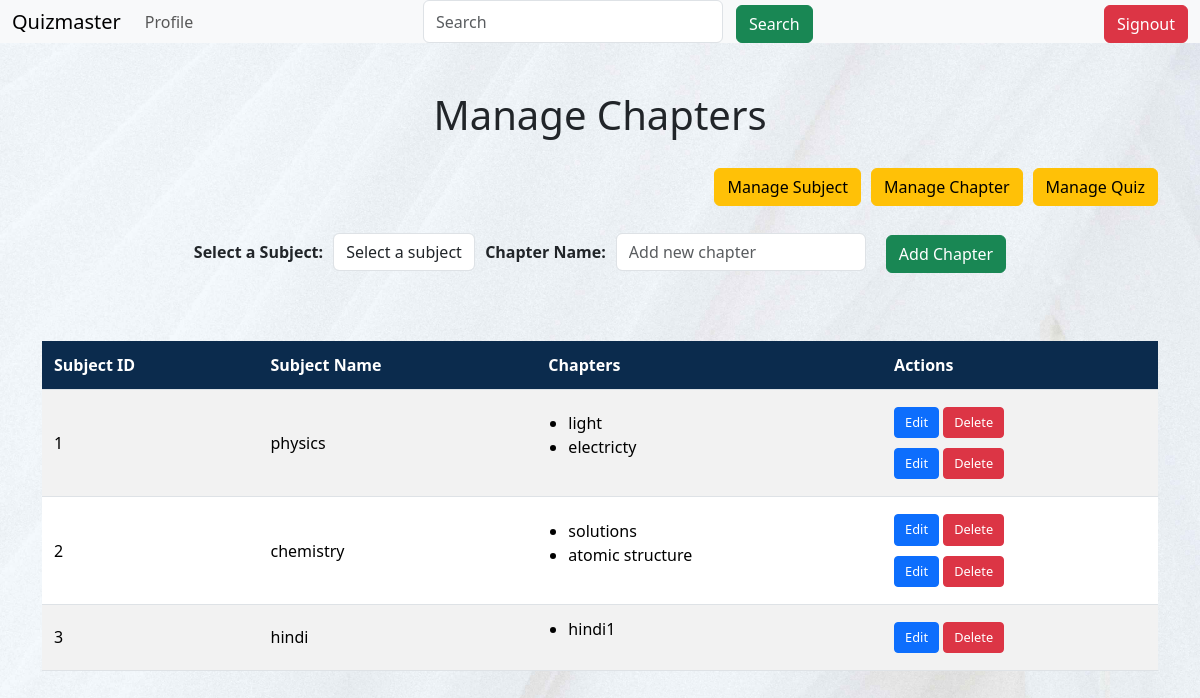
Before: /chapter (signed in) with the older database file.
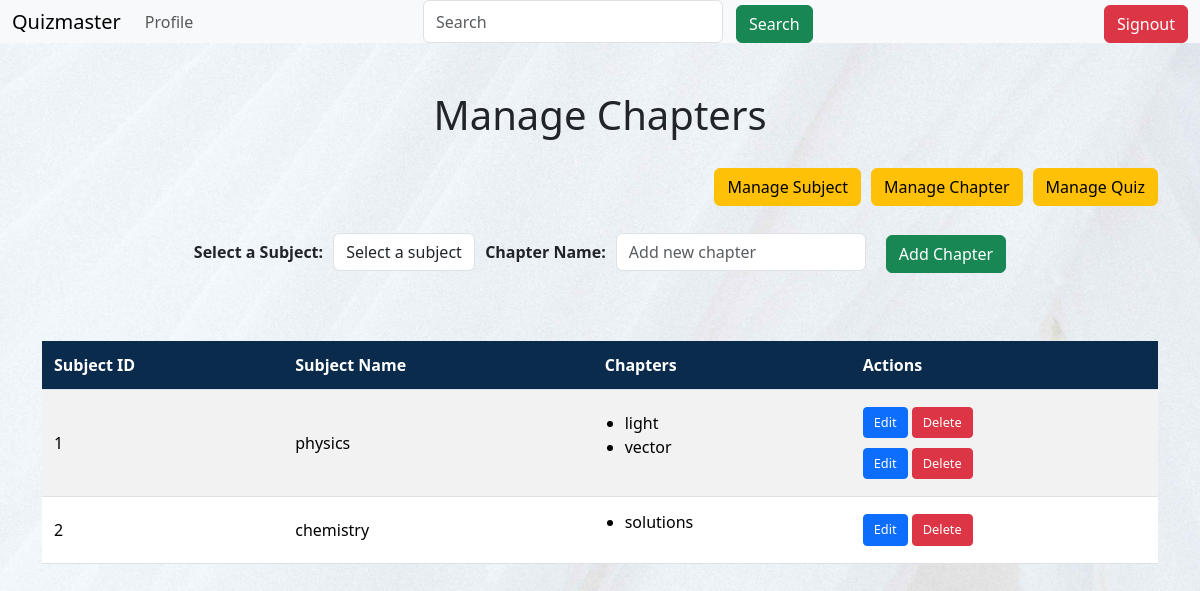
After: the same page with the newer database file.
### models/models.py (models this page shows)
class Subject(db.Model):
    __tablename__ = "subject"
    id = db.Column(db.Integer, primary_key=True)
    name = db.Column(db.String(30), unique=True, nullable=False)
    description = db.Column(db.String(100))
    chapters = db.relationship('Chapter', backref='subject', lazy=True, cascade='all, delete')

class Chapter(db.Model):
    __tablename__ = "chapter"
    id = db.Column(db.Integer, primary_key=True)
    name = db.Column(db.String(100), nullable=False)
    description = db.Column(db.Text)
    subject_id = db.Column(db.Integer, db.ForeignKey('subject.id'), nullable=False)
    quizzes = db.relationship('Quiz', backref='chapter', lazy=True, cascade='all, delete')
    questions = db.relationship('Question', backref='chapter', lazy=True, cascade='all, delete')

### controllers/routes.py (the view, shortened to what this page needs)
@app.route('/chapter', methods=['GET', 'POST'])
@authcheck
@admin_required
def admin_chapters():
    if request.method == 'GET':
        subjects = Subject.query.all()  # Get all subjects
        chapters = Chapter.query.all()  # Get all chapters
        return render_template('admin_chapters.html', subjects=subjects, chapters=chapters)

### controllers/routes.py (called while the page is built)
def authcheck(func):
    @wraps(func)
    def wrapper(*args, **kwargs):
        if 'user_id' not in session:
            flash('Please login to access this page')
            return redirect(url_for('login'))
        return func(*args, **kwargs)
    return wrapper

def admin_required(func):
    @wraps(func)
    def inner(*args,**kwargs):
        if 'user_id' not in session:
            flash('you need to login first')
            return redirect(url_for(login))
        user=User.query.get(session['user_id'])
        if not user.isadmin:
            flash ('You are not authorized to view this page','danger')
            return redirect(url_for('home'))
        return func(*args,**kwargs)
    return inner

### templates/admin_chapters.html (shortened to what this page needs)
{% extends "layout.html" %}
{% block content %}
    {% include 'navbar.html' %}
    <div class="container mt-5">
        <h1 class="text-center mb-4">Manage Chapters</h1>
        <div class="button-container mb-4">
            <a href="{{ url_for('admin_subjects') }}" class="btn btn-warning">Manage Subject</a>
            <a href="{{ url_for('admin_chapters') }}" class="btn btn-warning">Manage Chapter</a>
            <a href="{{ url_for('admin_quiz') }}" class="btn btn-warning">Manage Quiz</a>
        </div>
        <div class="form-container mb-5">
            <form method="POST" class="form-inline">
                <label for="subject" class="mr-2"><strong>Select a Subject:</strong></label>
                <select name="subject" id="subject" class="form-control mr-2" required>
                    <option value="" disabled selected>Select a subject</option>
                </select>
                <label for="chapter_name" class="mr-2"><strong>Chapter Name:</strong></label>
                <input type="text" id="chapter_name" name="chapter_name" class="form-control mr-2" placeholder="Add new chapter" required>
                <button type="submit" class="btn btn-success">Add Chapter</button>
            </form>
        </div>
        <div class="table-responsive">
            <table class="table table-striped" id="subjtable">
                <thead>
                    <tr>
                        <th>Subject ID</th>
                        <th>Subject Name</th>
                        <th>Chapters</th>
                        <th>Actions</th>
                    </tr>
                </thead>
                <tbody>
                    {% for subject in subjects %}
                    <tr>
                        <td>{{ subject.id }}</td>
                        <td>{{ subject.name }}</td>
                        <td>
                            <ul>
                                {% for chapter in subject.chapters %}
                                <li>{{ chapter.name }}</li>
                                {% else %}
                                <li>No chapters available</li>
                                {% endfor %}
                            </ul>
                        </td>
                        <td>
                            {% for chapter in subject.chapters %}
                            <div>
                                <a href="{{ url_for('edit_chapter', id=chapter.id) }}" class="btn btn-primary btn-sm">Edit</a>
                                <form method="POST" action="{{ url_for('delete_chapter', id=chapter.id) }}" style="display:inline;">
                                    <button type="submit" class="btn btn-danger btn-sm"onclick="return confirm('Are you sure? This action cannot be undone!');">Delete</button>
                                </form>
                            </div>
                            {% endfor %}
                        </td>
                    </tr>
                    {% endfor %}
                </tbody>
            </table>
        </div>
    </div>
{% endblock %}

Changed rows visible on the page:
removed Chapter: name "atomic structure", shown under Subject "chemistry"
removed Subject: id "3", name "hindi"
removed Chapter: name "hindi1"
changed Chapter: name "electricty" → "vector"
